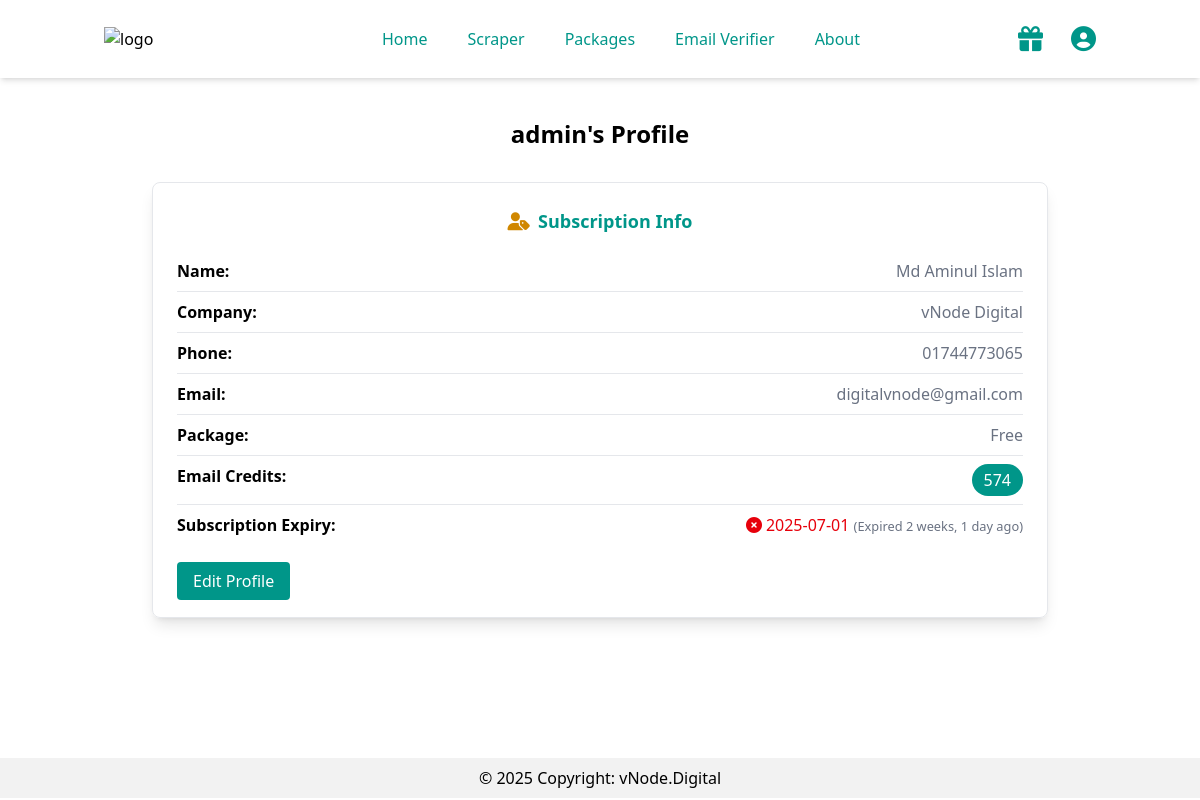
Page /account/profile/ (signed in) on the committed database.
### accounts/models.py (models this page shows, shortened)
class UserProfile(models.Model):
    PLAN_CHOICES = [
        ('free', 'Free'),
        ('starter', 'Starter'),
        ('pro', 'Pro'),
        ('enterprise', 'Enterprise'),
    ]
    STATUS_CHOICES = [
        ('pending', 'Pending'),
        ('approve', 'Approved'),
        ('reject', 'Rejected'),
    ]
    user = models.OneToOneField(User, on_delete=models.CASCADE, related_name='profile')
    phone_number = models.CharField(max_length=20, blank=True, null=True)
    company_name = models.CharField(max_length=100, blank=True, null=True)
    subscription_package = models.CharField(max_length=20, choices=PLAN_CHOICES)
    subscription_start = models.DateField(blank=True, null=True)
    subscription_end = models.DateField(blank=True, null=True)
    is_trial = models.BooleanField(default=False)
    status = models.CharField(max_length=20, choices=STATUS_CHOICES, default='pending')
    verification_token = models.CharField(max_length=256, blank=True, null=True)
    email_credits = models.IntegerField(default=100)  # could reset monthly based on plan
    verify_credits = models.IntegerField(default=100)  # could reset monthly based on plan
    total_scrapes = models.IntegerField(default=0)
    last_login_ip = models.GenericIPAddressField(blank=True, null=True)
    preferred_language = models.CharField(max_length=10, default='en')
    timezone = models.CharField(max_length=50, default='UTC')
    last_reward_claim = models.DateField(blank=True, null=True)  # Track last reward claim date
    claimed_free_package = models.BooleanField(default=False)

### accounts/views.py (the view)
# urls.py: path('profile/', views.user_profile, name='user_profile'),  # Fixed incorrect reference
@login_required
def user_profile(request):
    profile, created = UserProfile.objects.get_or_create(user=request.user)
    today = date.today()
    remaining_days = None
    if profile.subscription_end:
        remaining_days = (profile.subscription_end - today).days
    return render(request, 'accounts/user_profile.html', {
        'profile': profile,
        'today': today,
        'remaining_days': remaining_days,
    })

### accounts/context_processors.py (called while the page is built)
def today_context(request):
    return {
        'today': now().date()
    }

### templates/accounts/user_profile.html (shortened to what this page needs)
{% extends 'base.html' %}
{% load static %}
{% block body %}
<div class="container mx-auto mt-10 min-height: 85vh;" style="min-height: 80vh;">
  <h2 class="mb-8 text-center text-2xl font-bold">
    {{ request.user.username }}'s Profile
  </h2>
  <div class="card mb-8 shadow-lg border border-gray-200 rounded-lg max-w-4xl text-align-center mx-auto">
    <div class="p-6">
      <h5 class="font-bold text-lg mb-4 text-center text-teal-600">
        <i class="fas fa-user-tag mr-2 text-yellow-600"></i><span class="text-teal-600">Subscription Info</span>
      </h5>
      <ul class="divide-y divide-gray-200">
        <li class="flex justify-between py-2">
          <span><strong>Name:</strong></span>
          <span class="text-gray-500">{{ request.user.first_name }} {{request.user.last_name}} </span>
        </li>
        <li class="flex justify-between py-2">
          <span><strong>Company:</strong></span>
          <span class="text-gray-500">{{ profile.company_name }}</span>
        </li>
        <li class="flex justify-between py-2">
          <span><strong>Phone:</strong></span>
          <span class="text-gray-500">{{ profile.phone_number }}</span>
        </li>
        <li class="flex justify-between py-2">
          <span><strong>Email:</strong></span>
          <span class="text-gray-500">{{ user.email }}</span>
        </li>
        <li class="flex justify-between py-2">
          <span><strong>Package:</strong></span>
          <span class="text-gray-500 capitalize">{{ profile.subscription_package }}</span>
        </li>
        <li class="flex justify-between py-2">
          <span><strong>Email Credits:</strong></span>
          {% if profile.email_credits > 0 %}
            <span class="bg-teal-600 text-white px-3 py-1 rounded-full">{{ profile.email_credits }}</span>
          {% else %}
            <span class="bg-red-600 text-white px-3 py-1 rounded-full">{{ profile.email_credits }}</span>
          {% endif %}
        </li>
        <li class="flex justify-between py-2">
          <span><strong>Subscription Expiry:</strong></span>
          {% if profile.subscription_end and profile.subscription_end >= today %}
            <span class="text-green-600">
              <i class="fas fa-check-circle mr-1"></i>{{ profile.subscription_end|date:"Y-m-d" }}
              <small class="text-gray-500">({{ remaining_days }} days remaining)</small>
            </span>
          {% elif profile.subscription_end %}
            <span class="text-red-600">
              <i class="fas fa-times-circle mr-1"></i>{{ profile.subscription_end|date:"Y-m-d" }}
              <small class="text-gray-500">(Expired {{ profile.subscription_end|timesince:today }} ago)</small>
            </span>
          {% else %}
            <span class="text-red-600">
              <i class="fas fa-times-circle mr-1"></i> No subscription end date available
            </span>
          {% endif %}
        </li>
      </ul>
      <a href="{% url 'accounts:edit_profile' %}" class="bg-teal-600 text-white px-4 py-2 rounded hover:bg-teal-700 transition duration-300">Edit Profile</a>
    </div>
  </div>
</div>
{% endblock %}

### templates/base.html (style rules this page uses)
button, a { cursor: pointer; }

### rows in the picture
UserProfile: company_name "vNode Digital", phone_number "01744773065", subscription_package "Free", email_credits "574", subscription_end "2025-07-01", subscription_end "2 weeks, 1 day"

### other values in the picture
{{ request.user.username }} "admin"
{{ request.user.first_name }} "Md Aminul"
{{ request.user.last_name }} "Islam"
{{ user.email }} "digitalvnode@gmail.com"
